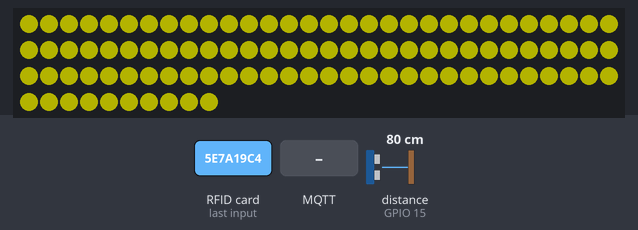
Simulated run of this sketch. Board: ESP32. Shown: 100 RGB LEDs in strip order, left to right, continuing on the next row. Wiring (inferred from the names in the program): ultrasonic range finder: trigger GPIO 21; echo GPIO 15. Inputs (shaded band) come from the test bench; at power-on: distance to the obstacle (sensor on GPIO 15) 80 cm. The echo pulse lasts 58.3 µs per cm; dim RGB values are drawn brighter than linear; WiFi joins after 1.5 s; servers stay silent unless stated; no MQTT or app messages arrive unless stated; not simulated (calls return 0 or success): secrets.h; what the sketch prints to the serial monitor is not drawn.

4.8 s: RFID card 5E 7A 19 C4 held to the reader
Above: at 5.4 s.
6.4 s: MQTT message "Studying" arrives on the first subscribed topic
7.9 s: MQTT message "Eating" arrives on the first subscribed topic
9.6 s: MQTT message "Gaming" arrives on the first subscribed topic
Timing chart, 0 to 12.2 s (numbered marks = the images above; inputs shaded):
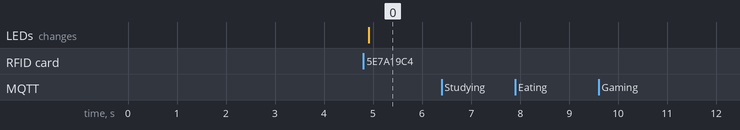

Measured:
- after the input at 4.8 s, the LEDs: change after 0.11 s (image 0)
- after the input at 6.4 s, every drawn part: stays the same
- after the input at 7.9 s, every drawn part: stays the same
- after the input at 9.6 s, every drawn part: stays the same

The sketch:

rfid_ranger.ino
```cpp
#include "Ranger.h"
#include "RFID_LED.h"
#include "wifi_mqtt.h"

const char* mqtt_topic = "huanga9/ranger_led";

//RTOS Globals
const uint8_t queue_len = 50; //max size of queue
static QueueHandle_t mqtt_queue;
typedef struct {
  char payload[100];
} MqttMessage;

TaskHandle_t ranger_handle;
TaskHandle_t rfid_handle;
TaskHandle_t mqtt_pub_handle;

//Read ranger and send to mqtt topic
void ranger_task(void *parameter){
  while(1){
    ranger_poll();
    MqttMessage msg;
    snprintf(msg.payload, sizeof(msg.payload),
            "{\"distance\":%.2f}",distanceCm);
    if(xQueueSend(mqtt_queue, &msg, 10) != pdTRUE){ //10s timeout
      Serial.println("Failed to add ranger value to queue");
    }
    vTaskDelay(400 / portTICK_PERIOD_MS);
  }
}

//Read rfid tags and send to mqtt topic
void rfid_task(void *parameter){
  byte scannedUID[10];
  byte scannedSize = 0;
  String activity;
  while(1){
    bool detected = readCard(scannedUID, scannedSize);

    if (detected) {
      activity = getActivity(scannedUID, scannedSize);
      if(currentActivity != activity){ //If new tag is found
        copyUID(scannedUID, scannedSize);
        currentActivity = activity;
        showActivityColor(currentActivity);
        Serial.println(currentActivity);

        vTaskDelay(100/ portTICK_PERIOD_MS);

        MqttMessage msg;
        snprintf(msg.payload, sizeof(msg.payload),
                "{\"rfid\":\"%s\"}",currentActivity.c_str());
        mqtt_pub(mqtt_topic, msg.payload);
      }
    }
    vTaskDelay(100 / portTICK_PERIOD_MS);
  }
}

//Dequeue and publish to mqtt
void mqtt_pub_task(void *parameter){
  MqttMessage msg;
  while(1){
    if(xQueueReceive(mqtt_queue, &msg, 10)==pdTRUE){
      mqtt_pub(mqtt_topic, msg.payload);
    }
    vTaskDelay(200 / portTICK_PERIOD_MS);
  }
}

void setup(){
  //Setup
  Serial.begin(115200);
  LED_setup();
  ranger_setup();
  wifi_setup();

  vTaskDelay(2000 / portTICK_PERIOD_MS);

  //RTOS
  mqtt_queue = xQueueCreate(queue_len, sizeof(MqttMessage));
  xTaskCreate(ranger_task, "Ranger Task", 2048, NULL, 1, &ranger_handle); //1KB of stack = 1024, 768 bytes is overhead
  xTaskCreate(rfid_task, "Rfid Task", 3072, NULL, 1, &rfid_handle); //1KB of stack = 1024, 768 bytes is overhead
  xTaskCreate(mqtt_pub_task, "Mqtt Pub Task", 3072, NULL, 1, &mqtt_pub_handle); //1KB of stack = 1024, 768 bytes is overhead
}

void loop(){

}
```

RFID_LED.cpp
```cpp
#include "RFID_LED.h"

#define RST_PIN 22
#define SS_PIN 5
#define LED_PIN 4
#define NUM_PIXELS 100

MFRC522 mfrc522(SS_PIN, RST_PIN);
Adafruit_NeoPixel strip(NUM_PIXELS, LED_PIN, NEO_GRB + NEO_KHZ800);

byte activeUID[10];
byte activeUIDSize = 0;
String currentActivity = "";

unsigned long lastAnimUpdate = 0;
int gamingHue = 0;

//Initializes all LEDS
void LED_setup() {
  SPI.begin(18, 19, 23, 5);
  mfrc522.PCD_Init();
  strip.begin();
  strip.setBrightness(60);
  strip.clear();
  strip.show();
}

//Set non-gaming color LEDS
void setColor(uint8_t r, uint8_t g, uint8_t b) {
  for (int i = 0; i < NUM_PIXELS; i++)
    strip.setPixelColor(i, strip.Color(r, g, b));
  strip.show();
}

//Set gaming color LEDS
void updateGaming() {
  if (millis() - lastAnimUpdate < 20) return;
  lastAnimUpdate = millis();
  for (int i = 0; i < NUM_PIXELS; i++)
    strip.setPixelColor(i, strip.gamma32(strip.ColorHSV(gamingHue + i * 3000)));
  strip.show();
  gamingHue = (gamingHue + 256) % 65536;
}

void showActivityColor(String activity) {
  if (activity == "Studying")    setColor(0, 200, 180);
  else if (activity == "Eating") setColor(255, 60, 0);
  else if (activity == "Gaming") updateGaming();
  else                           setColor(255, 255, 0);
}

String getActivity(byte *uid, byte size) {
  if (size == 4 && uid[0] == 0x5C && uid[1] == 0x96 && uid[2] == 0x62 && uid[3] == 0x22) return "Studying";
  if (size == 4 && uid[0] == 0xB3 && uid[1] == 0x47 && uid[2] == 0x4B && uid[3] == 0x16) return "Gaming";
  if (size == 4 && uid[0] == 0x73 && uid[1] == 0x9D && uid[2] == 0x56 && uid[3] == 0x16) return "Eating";
  return "Unknown";
}

void copyUID(byte *uid, byte size) {
  activeUIDSize = size;
  for (byte i = 0; i < size; i++)
    activeUID[i] = uid[i];
}

bool readCard(byte *uidOut, byte &sizeOut) {
  if (!mfrc522.PICC_IsNewCardPresent()) {
    byte buf[2];
    byte bufSize = sizeof(buf);
    if (mfrc522.PICC_WakeupA(buf, &bufSize) != MFRC522::STATUS_OK) return false;
  }
  if (!mfrc522.PICC_ReadCardSerial()) return false;
  sizeOut = mfrc522.uid.size;
  for (byte i = 0; i < sizeOut; i++)
    uidOut[i] = mfrc522.uid.uidByte[i];
  mfrc522.PICC_HaltA();
  mfrc522.PCD_StopCrypto1();
  return true;
}
```

RFID_LED.h
```cpp
#ifndef RFID_LED_H
#define RFID_LED_H

#include <SPI.h>
#include <MFRC522.h>
#include <Adafruit_NeoPixel.h>

extern String currentActivity;

void LED_setup();
bool readCard(byte *uidOut, byte &sizeOut);
void copyUID(byte *uid, byte size);
String getActivity(byte *uid, byte size);
void showActivityColor(String activity);
void updateGaming();

#endif
```

ranger.cpp
```cpp
#include "Ranger.h"

static const int trigPin = 21;
static const int echoPin = 15;

static long duration;
float distanceCm = 0;
float distanceInch = 0;

void ranger_setup() {
  pinMode(trigPin, OUTPUT);
  pinMode(echoPin, INPUT);
}

void ranger_poll() {
  digitalWrite(trigPin, LOW);
  delayMicroseconds(2);
  digitalWrite(trigPin, HIGH);
  delayMicroseconds(10);
  digitalWrite(trigPin, LOW);

  duration = pulseIn(echoPin, HIGH, 30000);

  if (duration == 0) {
    return;
  }

  distanceCm = duration * 0.034 / 2.0;
  distanceInch = distanceCm * 0.393701;
}
```

ranger.h
```cpp
#ifndef RANGER_H
#define RANGER_H

#include <Arduino.h>

extern float distanceCm;
extern float distanceInch;

void ranger_setup();
void ranger_poll();

#endif
```

wifi_mqtt.cpp
```cpp
#include "wifi_mqtt.h"

const char* ssid = "rpi_wpa2";
const char* mqttServer = "129.161.190.151";
const uint16_t mqttPort = 1883;

WiFiClient espClient;
PubSubClient client(espClient);

void callback(char* topic, byte* payload, unsigned int length) {
  Serial.print("Message arrived [");
  Serial.print(topic);
  Serial.print("]: ");
  for (int i = 0; i < length; i++) Serial.print((char)payload[i]);
  Serial.println();
}

void wifi_setup() {
  WiFi.disconnect(true);
  WiFi.mode(WIFI_STA);
  esp_wifi_sta_wpa2_ent_set_username((uint8_t *)EAP_USERNAME, strlen(EAP_USERNAME));
  esp_wifi_sta_wpa2_ent_set_password((uint8_t *)EAP_PASSWORD, strlen(EAP_PASSWORD));
  esp_wifi_sta_wpa2_ent_enable();
  WiFi.begin(ssid);
  while (WiFi.status() != WL_CONNECTED) {
    vTaskDelay(500 / portTICK_PERIOD_MS);
    Serial.print(".");
  }
  Serial.println("\nConnected!");
}

void mqtt_sub(const char* topic){
  client.setServer(mqttServer, mqttPort);
  client.setCallback(callback);
  while (!client.connected()) {
    if (client.connect("huanga9_esp32_rl")) {
      client.subscribe(topic);
    } else {
      vTaskDelay(2000 / portTICK_PERIOD_MS);
    }
  }
  client.publish(topic, "Ranger_LED ESP32 Subbed");
}

void mqtt_pub(const char* topic, const char* text) {
  if (!client.connected()) mqtt_sub(topic);
  client.loop();
  client.publish(topic, text);
}
```

wifi_mqtt.h
```cpp
#ifndef WIFI_MQTT_H
#define WIFI_MQTT_H

#include <WiFi.h>
#include "esp_wpa2.h" // WPA2 Enterprise
#include <PubSubClient.h>
#include "secrets.h"

void wifi_setup();
void mqtt_sub(const char* topic);
void mqtt_pub(const char* topic, const char* text);

#endif
```
